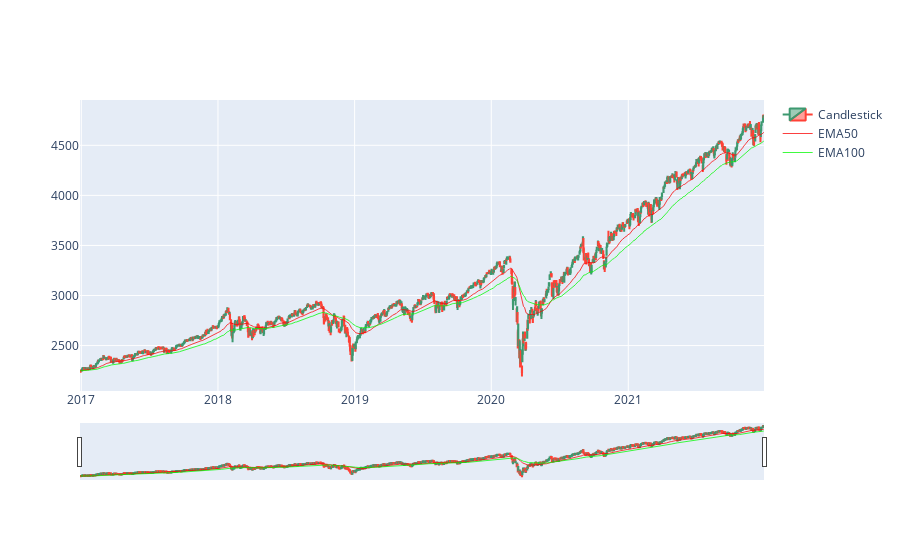

The cell this chart's notebook holds for it:
### Markdown cell above
## Plotting Moving Averages

### Code cell
fig = go.Figure()

candle = go.Candlestick(x=gspc_df.index, open=gspc_df['Open'],
    high=gspc_df['High'], low=gspc_df['Low'],
    close=gspc_df['Close'], name="Candlestick")

ema50_line = go.Scatter(x=gspc_df.index, y=gspc_df['EMA50'], 
    line=dict(color='rgba(250, 0, 0, 0.75)', 
    width=1), name="EMA50")

ema100_line = go.Scatter(x=gspc_df.index, y=gspc_df['EMA100'], 
    line=dict(color='rgba(0, 250, 0, 0.75)', 
    width=1), name="EMA100")

fig.add_trace(candle)
# 1st support line
fig.add_trace(ema50_line)
# 2nd support line
fig.add_trace(ema100_line)

fig.show()

# What we see with the support line is that if we hit it the market bounces back. When candles are green that means we have more buyers than sellers and vice versa.
# Support levels are good indicators and the market normally only breaks support when an event occurs that is external to the market.

### Figure 1 — Plotly figure (JSON) as saved in the notebook; plotly's stock layout.template omitted (floating-point values rounded to 4 significant figures; data arrays with more than 128 entries replaced by an {"elided": "..."} marker saying what was removed)
{"data": [{"close": {"elided": "1259 float values"}, "high": {"elided": "1259 float values"}, "low": {"elided": "1259 float values"}, "name": "Candlestick", "open": {"elided": "1259 float values"}, "type": "candlestick", "x": {"elided": "1259 str values"}}, {"line": {"color": "rgba(250, 0, 0, 0.75)", "width": 1}, "name": "EMA50", "type": "scatter", "x": {"elided": "1259 str values"}, "y": {"elided": "1259 float values"}}, {"line": {"color": "rgba(0, 250, 0, 0.75)", "width": 1}, "name": "EMA100", "type": "scatter", "x": {"elided": "1259 str values"}, "y": {"elided": "1259 float values"}}], "layout": {}}
